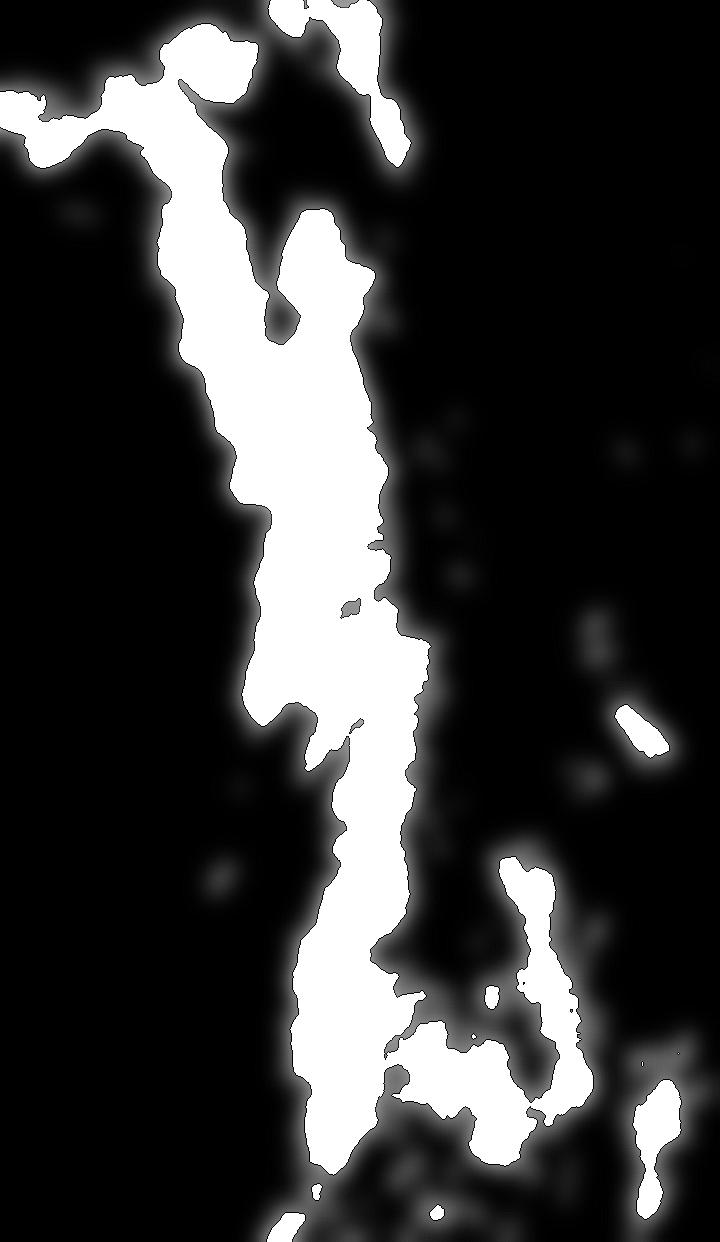
#> input picture data_1/0.jpg, 720 x 1242 px, found by its file name
$ jupyter execute 3_POC_Feature_Extraction.ipynb
#> lines starting #> are read from the running program, lines starting #| are printed output that depends on the picture; after the words box and inside, x2 and y2 are one past the last pixel; in counts of white or black regions, pixels touching at a corner belong together; long printed decimals are rounded
[cell 1]
import cv2
import matplotlib.pyplot as plt
import numpy as np
from PIL import Image
from skimage.filters import threshold_otsu
import seaborn as sns
from skimage.color import rgb2gray
from skimage.morphology import convex_hull_image
from scipy.spatial import ConvexHull
from skimage.measure import label, regionprops
from skimage.draw import polygon,rectangle,polygon_perimeter
import math
import os

[cell 2]
path=r"data_1\0.jpg"
cropped_path=r"arbitrary\x.jpg"

[cell 3]
def Feature_1(image_path):
    '''
    this function processes an image to compute the percentage of pixels that have a
    high intensity, based on a dynamic threshold and the frequency of pixel intensities,
    and visualizes this with a histogram plot.
    '''
#> called with image_path = 'data_1\\0.jpg'
    # Load the image and convert to grayscale
    image = Image.open(image_path).convert("L")
    image_array = np.array(image)

    # Calculate threshold using Otsu's method
    dynamic_threshold = threshold_otsu(image_array)
#> dynamic_threshold = 132
    print(dynamic_threshold)
#| 132

    # Cap the threshold at a minimum of 200
    threshold = np.mean([dynamic_threshold, 200])
#> threshold = 166

    # Compute the histogram of pixel intensities
    unique, counts = np.unique(image_array, return_counts=True)
#> unique = 223 values from 0 to 255; counts = 223 values, max 450665 at index 0, min 1 at index 177, mean 4010
    intensity_counts = dict(zip(unique, counts))
#> intensity_counts = 223 items

    # Identify values where the frequency is greater than 1
    valid_values = {val for val, freq in intensity_counts.items() if freq > 1}
#> valid_values = 217 items

    # Count pixels that are both above the threshold and meet the frequency condition
    high_intensity_count = np.sum([pixel in valid_values and pixel >= threshold for pixel in image_array.flatten()])
#> high_intensity_count = 164529

    # Normalize the count
    normalized_count = high_intensity_count / image_array.size
#> normalized_count = 0.184
    print(normalized_count)
#| 0.184

    # Plot histogram
    plt.figure(figsize=(8, 5))
    sns.histplot(image_array.flatten(), bins=256, kde=True, color='blue', alpha=0.7)
    plt.axvline(threshold, color='red', linestyle='--', label=f'Threshold: {threshold:.2f}')
    plt.title('Pixel Intensity Distribution')
    plt.xlabel('Pixel Intensity')
    plt.ylabel('Frequency')
    plt.legend()
    plt.show()
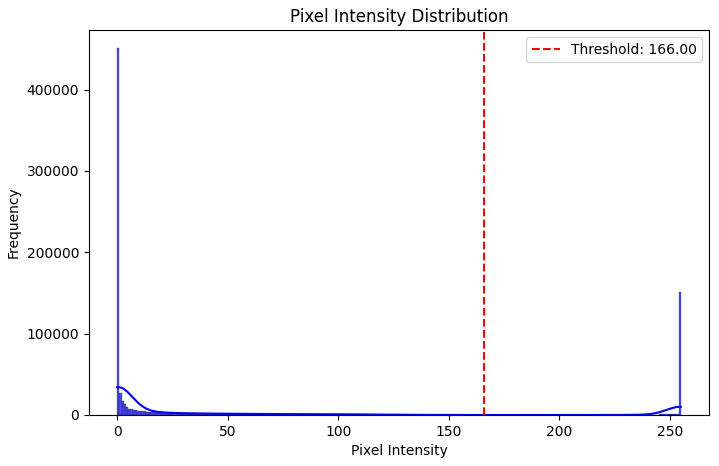
#> figure drawn by matplotlib, 1 panel; tallest bar 450665 high, from x = 0 to 0.996; curve peaks at x = 0, y = 34117

    return float(f"{normalized_count:.4f}")
Feature_1(path)

[cell 4]
#Frobius Norm on entire Image

def Feature_2(image_path):
    '''
    this function calculates and returns the Frobenius norm of the grayscale version
    of the image, which gives a numerical value representing the overall
    intensity magnitude of the image.
    '''
#> called with image_path = 'data_1\\0.jpg'
    # Load the image and convert it to grayscale
    image = Image.open(image_path).convert("L")

    # Convert the image to a numpy array
    image_array = np.array(image)

    # Compute the Frobenius norm
    frobenius_norm_value = np.linalg.norm(image_array, 'fro')
#> frobenius_norm_value = 106401.6

    return float(f"{frobenius_norm_value:.4f}")

Feature_2(path)

[cell 5]
def draw_line(r1, c1, r2, c2):
    """
    Generate pixel coordinates for a straight line between two points.
    """
    from skimage.draw import line
    return line(int(r1), int(c1), int(r2), int(c2))

[cell 6]
def crop(image_path):
    """
    Applies convex hull processing to the input image, crops the region inside the convex hull,
    shows the overlay image and cropped image side by side in subplots, and returns the cropped image.

    Parameters:
        image_path (str): Path to the image file.

    Returns:
        np.ndarray: Cropped image inside the convex hull.
    """
#> called with image_path = 'data_1\\0.jpg'
    cropped_path=r"arbitrary\x.jpg"

    # Load the image
    image = np.array(Image.open(image_path))
#> image is the input picture: shape (1242, 720, 3); min 0, max 255, mean 57.5
    if image.ndim == 3:  # If it's an RGB image
        gray_image = rgb2gray(image)  # Convert to grayscale
    else:
        gray_image = image  # If already grayscale

    # Binarize the image using Otsu's threshold
    threshold = threshold_otsu(gray_image)
#> threshold = 0.518
    binary_image = gray_image >= threshold  # Convert to binary (foreground/background)
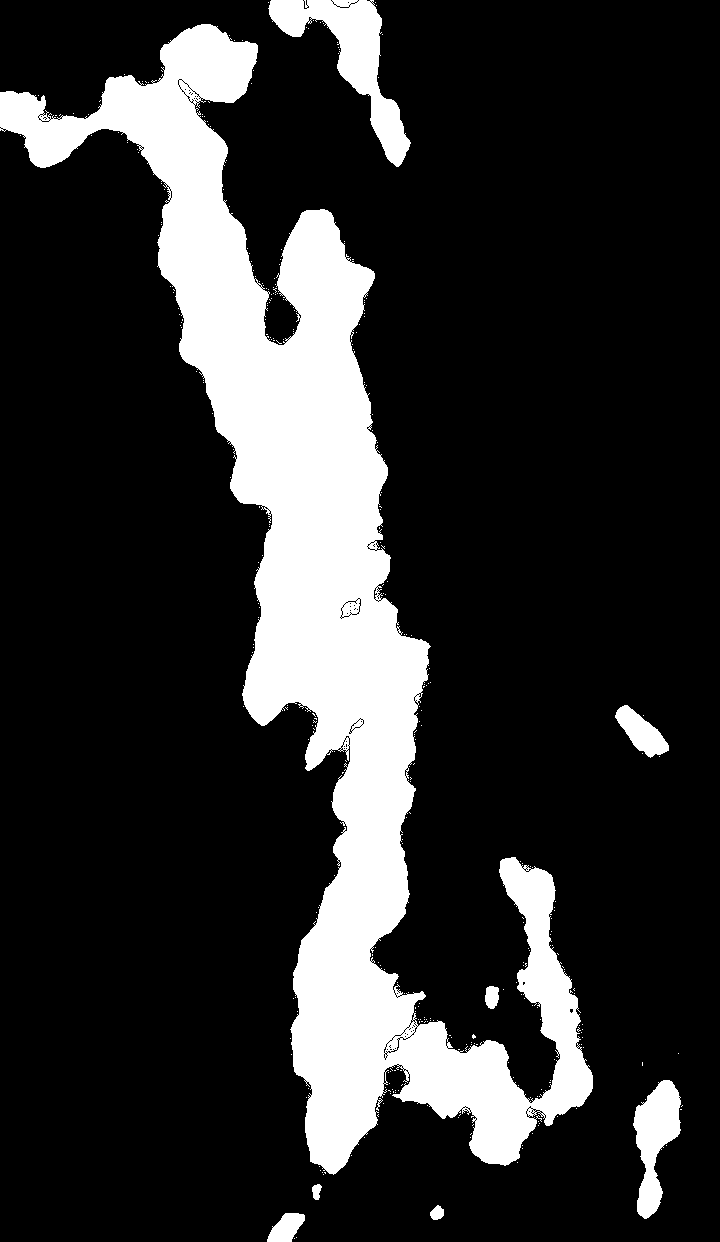
#> binary_image: shape (1242, 720) bool; 18.7% white; 328 white regions (320 under 20 px)

    # Label connected components (foreground objects)
    labeled_image, num_labels = label(binary_image, connectivity=2, return_num=True)
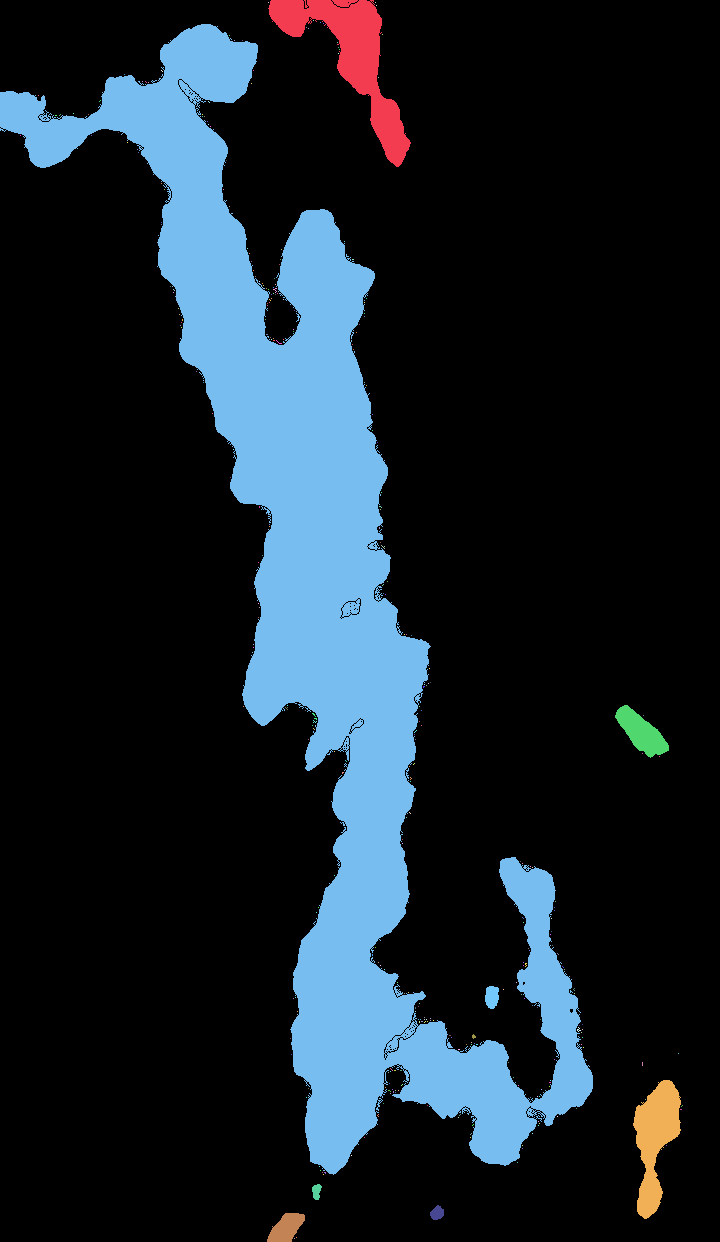
#> labeled_image: shape (1242, 720) int32; 329 distinct labels, from 0 to 328; one colour per label, 0 black
#> num_labels = 328

    # Calculate properties of the labeled regions (connected components)
    regions = regionprops(labeled_image)
#> regions = 328 regions; largest, box (x1, y1, x2, y2) and area: (0, 24, 593, 1175) 153134, (268, 0, 411, 167) 7234, (633, 1080, 681, 1219) 3611, (615, 705, 669, 758) 1389, (267, 1213, 305, 1242) 716

    # Find the region with the largest area (most significant region)
    largest_region = max(regions, key=lambda r: r.area)

    # Get the coordinates of the largest region
    largest_region_coords = largest_region.coords
#> largest_region_coords = 153134 pairs, first value 24 to 1174, second value 0 to 592

    # Compute the convex hull of the largest region's coordinates
    hull = ConvexHull(largest_region_coords)

    # Get the vertices of the convex hull
    hull_points = largest_region_coords[hull.vertices]
#> hull_points = 27 pairs, first value 24 to 1174, second value 0 to 592

    # Create a mask from the convex hull
    mask = np.zeros_like(binary_image, dtype=bool)
    rr, cc = polygon(hull_points[:, 0], hull_points[:, 1], mask.shape)
    mask[rr, cc] = True

     # Create a bounding box (4-cornered box) around the convex hull
    min_row, min_col = hull_points.min(axis=0)
#> min_row = 24; min_col = 0
    max_row, max_col = hull_points.max(axis=0)
#> max_row = 1174; max_col = 592
    box_corners = np.array([[min_row, min_col],
                            [min_row, max_col],
                            [max_row, max_col],
                            [max_row, min_col]])
#> box_corners = [[24, 0], [24, 592], [1174, 592], [1174, 0]]

    # Overlay the green box on the original image
    overlay_image = image.copy()
    if image.ndim == 2:  # Convert grayscale to RGB for visualization
        overlay_image = np.stack([overlay_image] * 3, axis=-1)

    # Draw the box
    for i in range(len(box_corners)):
        start = box_corners[i]
        end = box_corners[(i + 1) % len(box_corners)]  # Next corner (wrap around)
        rr, cc = draw_line(start[0], start[1], end[0], end[1])
        overlay_image[rr, cc] = [0, 255, 0]  # Green color for the box
#> this loop made 4 passes
#> (start, end) on passes 1 to 4: ([24, 0], [24, 592]), ([24, 592], [1174, 592]), ([1174, 592], [1174, 0]), ([1174, 0], [24, 0])
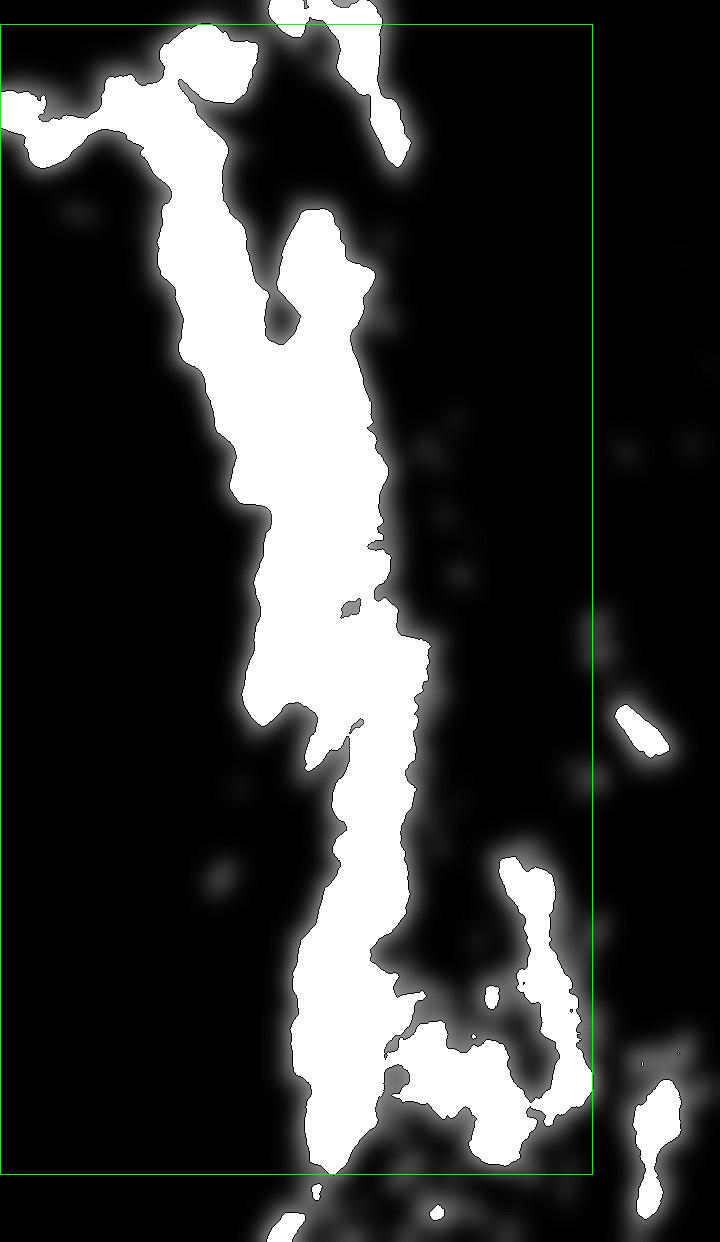
#> overlay_image: shape (1242, 720, 3); 0.39% of pixels changed, all inside (x1, y1, x2, y2) = (0, 24, 593, 1175)
    # Overlay the green box on the original image
    overlay_image = image.copy()
    if image.ndim == 2:  # Convert grayscale to RGB for visualization
        overlay_image = np.stack([overlay_image] * 3, axis=-1)

    # Draw the box
    for i in range(len(box_corners)):
        start = box_corners[i]
        end = box_corners[(i + 1) % len(box_corners)]  # Next corner (wrap around)
        rr, cc = draw_line(start[0], start[1], end[0], end[1])
        overlay_image[rr, cc] = [0, 255, 0]  # Green color for the box

    # Use the mask to extract the region inside the convex hull
    cropped_image = image[int(min_row):int(max_row), int(min_col):int(max_col)]
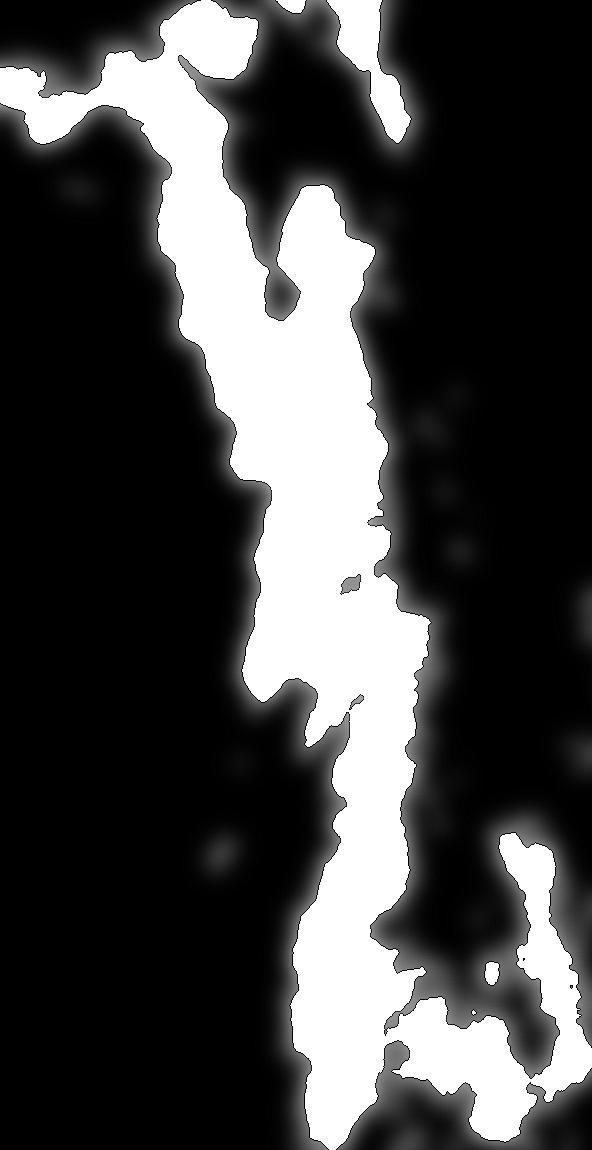
#> cropped_image: shape (1150, 592, 3); min 0, max 255, mean 69.2

    # Create subplot with 2 images side by side
    plt.figure(figsize=(12, 6))  # Adjusted figure size for better clarity

    # Plot the overlay image with convex hull rectangle
    plt.subplot(1, 2, 1)  # (rows, cols, position)
    plt.imshow(overlay_image)
    plt.title('Overlay Image with Convex Hull (Rectangle)')
    plt.axis('off')

    # Plot the cropped image
    plt.subplot(1, 2, 2)  # (rows, cols, position)
    plt.imshow(cropped_image)
    plt.title('Cropped Image Inside Convex Hull')
    plt.axis('off')

    # Show the subplots
    plt.tight_layout()
    plt.show()

    # Save the cropped image as a new file
    cropped_image_pil = Image.fromarray(cropped_image)
    cropped_image_pil.save(cropped_path)


crop(path)

[cell 7]
def Feature_3(path):
    '''
    The crop function processes an image by detecting the largest region,
    computing its convex hull, cropping the image around the hull,
    and displaying the original and cropped images side by side.
    It then saves the cropped region to a new file, which can be used for
    further analysis.
    '''
    crop(path)
#> the loop in crop (call 2), `for i in range(len(box_corners)):` made 4 passes
    return Feature_2(cropped_path)

Feature_3(path)

[cell 8]
def Feature_4():
    '''
    Feature_4 calculates and returns the diagonal length of the cropped image by applying
    the Pythagorean theorem to the width and height of the image.
    '''
    path = r"arbitrary\x.jpg"  # Path to your image file

    # Open the image and get its dimensions
    image = Image.open(path)
#> image: PIL image 592x1150 RGB
    width, height = image.size  # width and height of the image
#> width = 592; height = 1150

    # Calculate the diagonal length using Pythagorean theorem
    diagonal_length = math.sqrt(width**2 + height**2)
#> diagonal_length = 1293.4

    return float(f"{diagonal_length:.4f}")
Feature_4()
# # Example usage
# diagonal = Feature_4()
# # print(diagonal)

[cell 9]
def Feature_5():
    '''
    The Feature_5 function returns the width of the Cropped Image
    '''
    path = r"arbitrary\x.jpg"  # Path to your image file
#> path = 'arbitrary\\x.jpg'

    # Open the image and get its dimensions
    image = Image.open(path)
    width, height = image.size  # width and height of the image
#> width = 592; height = 1150

    return width

# Example usage
width = Feature_5()
#> width = 592
print(width)
#| 592

[cell 10]
def Feature_6():
    '''
    The Feature_6 function returns the height of the cropped image
    '''
    path = r"arbitrary\x.jpg"  # Path to your image file

    # Open the image and get its dimensions
    image = Image.open(path)
    width, height = image.size  # width and height of the image
#> width = 592; height = 1150

    return height

# Example usage
height = Feature_6()
#> height = 1150
print(height)
#| 1150

[cell 11]
def Feature_7():
    '''
    this function processes the Cropped image to compute the percentage of pixels that have a
    lowest intensity, based on a dynamic threshold and the frequency of pixel intensities,
    and visualizes this with a histogram plot.
    '''
    image_path = r"arbitrary\x.jpg"
    # Load the image and convert to grayscale
    image = Image.open(image_path).convert("L")
    image_array = np.array(image)

    # Calculate threshold using Otsu's method
    dynamic_threshold = threshold_otsu(image_array)
#> dynamic_threshold = 133
    print(dynamic_threshold)
#| 133

    # Cap the threshold at a minimum of 200
    threshold = np.mean([dynamic_threshold, 200])
#> threshold = 166.5

    # Compute the histogram of pixel intensities
    unique, counts = np.unique(image_array, return_counts=True)
#> unique = 232 values from 0 to 255; counts = 232 values, max 322268 at index 0, min 1 at index 173, mean 2934.5
    intensity_counts = dict(zip(unique, counts))
#> intensity_counts = 232 items

    # Identify values where the frequency is greater than 1
    valid_values = {val for val, freq in intensity_counts.items() if freq > 1}
#> valid_values = 225 items

    # Count pixels that are both above the threshold and meet the frequency condition
    high_intensity_count = np.sum([pixel in valid_values and pixel <= threshold for pixel in image_array.flatten()])
#> high_intensity_count = 524582

    # Normalize the count
    normalized_count = high_intensity_count / image_array.size
#> normalized_count = 0.771
    print(normalized_count)
#| 0.7705

    # Plot histogram
    plt.figure(figsize=(8, 5))
    sns.histplot(image_array.flatten(), bins=256, kde=True, color='blue', alpha=0.7)
    plt.axvline(threshold, color='red', linestyle='--', label=f'Threshold: {threshold:.2f}')
    plt.title('Pixel Intensity Distribution')
    plt.xlabel('Pixel Intensity')
    plt.ylabel('Frequency')
    plt.legend()
    plt.show()
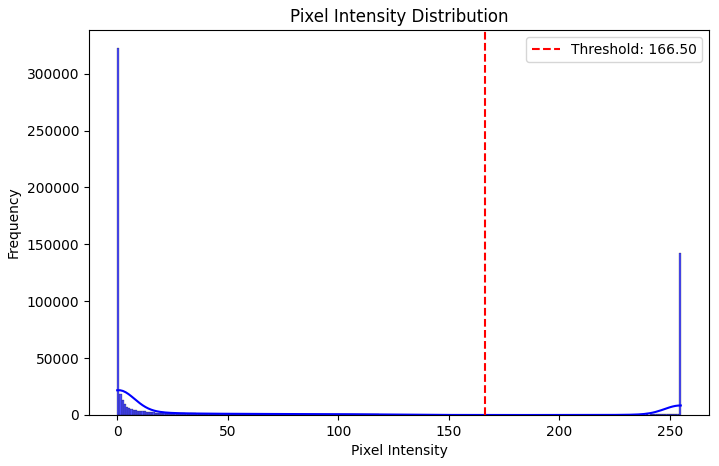
#> figure drawn by matplotlib, 1 panel; tallest bar 322268 high, from x = 0 to 0.996; curve peaks at x = 1.28, y = 21758.9

    return float(f"{normalized_count:.4f}")
Feature_7()

[cell 12]
def Feature_8(image_path):
    '''
    The function Feature_8 analyzes an image to calculate the ratio of white family
    pixels to black family pixels based on a specified intensity threshold.
    '''
#> called with image_path = 'data_1\\0.jpg'
    image = Image.open(image_path).convert("L")
    image = np.array(image)
    # Define the threshold (127 by default)
    threshold = 127

    # Calculate the number of black and white family pixels
    black_family_pixels = np.sum(image <= threshold)
#> black_family_pixels = 726252
    white_family_pixels = np.sum(image > threshold)
#> white_family_pixels = 167988
    ratio=0.0
    # Calculate the ratio
    if white_family_pixels == 0:
        print("No white family pixels found. Ratio cannot be calculated.")
    else:
        ratio = white_family_pixels / black_family_pixels
#> ratio = 0.231
        print(f"Ratio of black family to white family pixels: {ratio:.2f}")
#| Ratio of black family to white family pixels: 0.23
    return float(f"{ratio:.4f}")
Feature_8(path)
